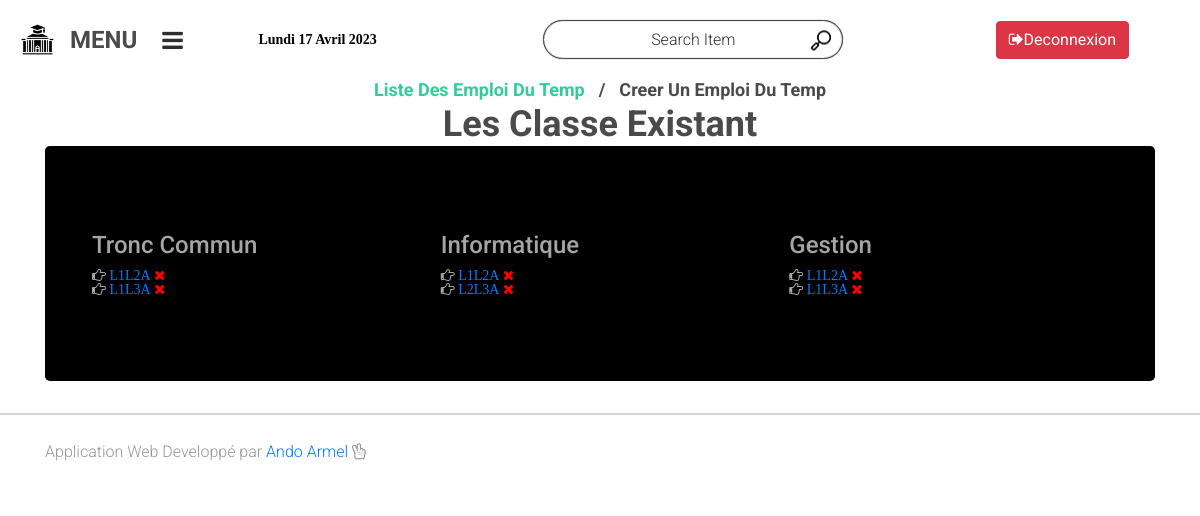
Page /backend/Gpage.php?page=emploi (signed in) on the committed database.
### tables this page shows
CREATE TABLE `filiere` (
  `idFiliere` int(255) NOT NULL AUTO_INCREMENT,
  `nomFiliere` varchar(255) DEFAULT NULL,
  PRIMARY KEY (`idFiliere`)
);

CREATE TABLE `classe` (
  `idClasse` int(20) NOT NULL AUTO_INCREMENT,
  `nomClasse` varchar(100) NOT NULL,
  `idFiliere` int(20) NOT NULL,
  `idAnnee` int(20) DEFAULT NULL,
  `idProf` int(20) DEFAULT NULL,
  PRIMARY KEY (`idClasse`)
);

### backend/class/bdd.php (called while the page is built, shortened)
<?php
class Database
{
    private $dbsuser;
    private $mdps;
    private $pdo;
        public function __construct($dbsname='gestionecl',$dbsuser = 'root',$mdp='',$host='localhost')
        {
            $this->dbsuser = $dbsuser;
            $this->mdps = $mdp;
        }
        private function connect()
        {
            if($this->pdo === null){
                $pdo = new PDO("mysql:host=localhost;dbname=gestionecl",$this->dbsuser,$this->mdps,[
                    PDO::ATTR_ERRMODE => PDO::ERRMODE_EXCEPTION,
                    PDO::ATTR_DEFAULT_FETCH_MODE => PDO::FETCH_ASSOC
                ]);
                $this->pdo = $pdo;
            }
        return $this->pdo;
        }
        public function requette(string $requette)
        {
            try{
                return  $this->connect()->query($requette);
            }catch(PDOException $e){
                echo $e->getMessage();
            }
        }
        public  function  Chearch($requette)
        {
            try{
                $data = $this->connect()->query($requette);
                return false;
            }catch(PDOException $e){
                echo $e->getMessage();
            }
        }
}

### gestion/emploi.php (the view, shortened to what this page needs)
<?php
$filiere = $databases->requette('SELECT * FROM filiere ORDER BY nomFiliere DESC');
$databases->requette('DELETE FROM conmdp');
include_once 'lienEmploi.php';
?>
<div class="col-lg-6 offset-lg-3">
	<div  class="section_title text-center">Les Classe Existant</div>
</div>
<div class="container">
	<div style="background-color: black;" class="jumbotron">
		<br>
		<div  class="d-flex flex-wrap">
		<?php while($filieres = $filiere->fetch()) : $idFiliere = $filieres['idFiliere'] ?>
		<div class="col-md-4">
			<h3><?=$filieres['nomFiliere'] ?></h3>
            <?php
            $classe = $databases->requette('SELECT * FROM classe WHERE idFiliere = '.$idFiliere.' ORDER BY nomClasse');
			while($classes = $classe->fetch()) :
                $idClasse = $classes['idClasse'];
            $valid = $databases->Chearch('SELECT * FROM emploi_du_temp WHERE idClasse='.$idClasse);
            ?>
			<div style="display: flex;">
				<span class="fa fa-hand-o-right">
					<a href="../backend/Gpage.php?page=emploiClasse&id=<?=$classes['idClasse']?>" class="retxt-info">
					<?=$classes['nomClasse']?>
                    <?php
                    if($valid == true){
                        echo '<span style="color: cyan;" class="fa fa-check"></span>';
                    }else{
                        echo '<span style="color: red;" class="fa fa-close"></span>';
                    }
                    ?>
					</a>
				</span>
			</div>
            <?php endwhile ?>
			<br>
		</div>
		<?php endwhile ?>
		</div>
	</div>
</div>

### gestion/styles/main_styles.css (style rules this page uses)
* { margin: 0; padding: 0; -webkit-font-smoothing: antialiased; -webkit-text-shadow: rgba(0,0,0,.01) 0 0 1px; text-shadow: rgba(0,0,0,.01) 0 0 1px; }
body { font-family: 'Roboto', sans-serif; font-size: 14px; font-weight: 400; background: #FFFFFF; color: #a5a5a5; }
div { display: block; position: relative; -webkit-box-sizing: border-box; -moz-box-sizing: border-box; box-sizing: border-box; }
a { -webkit-transition: all 200ms ease; -moz-transition: all 200ms ease; -ms-transition: all 200ms ease; -o-transition: all 200ms ease; transition: all 200ms ease; }
a, a:hover, a:visited, a:active, a:link { text-decoration: none; -webkit-font-smoothing: antialiased; -webkit-text-shadow: rgba(0,0,0,.01) 0 0 1px; text-shadow: rgba(0,0,0,.01) 0 0 1px; }
h3 { font-size: 24px; }
h1, h2, h3, h4, h5, h6 { font-family: 'Roboto', sans-serif; -webkit-font-smoothing: antialiased; -webkit-text-shadow: rgba(0,0,0,.01) 0 0 1px; text-shadow: rgba(0,0,0,.01) 0 0 1px; line-height: 1.2; }
.section_title { font-size: 36px; font-weight: 700; color: #4a4a4a; line-height: 1.2; }

### rows in the picture
filiere: nomFiliere "Tronc Commun"
classe: nomClasse "L1L2A"
classe: nomClasse "L1L3A"
filiere: nomFiliere "Informatique"
classe: nomClasse "L1L2A"
classe: nomClasse "L2L3A"
filiere: nomFiliere "Gestion"
classe: nomClasse "L1L2A"
classe: nomClasse "L1L3A"
